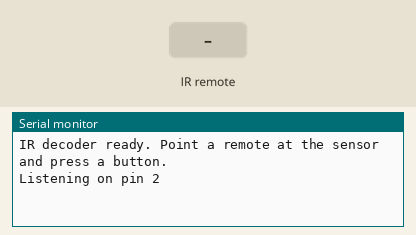
Recording of a sketch running on a simulated Arduino Uno, built with avr-gcc and run on an emulated ATmega328P. Shown: the last lines printed to the serial monitor. The test bench sets the inputs (shaded band).

Above: at 1.2 s.
1.3 s: infrared code 0x45 received
At 2.5 s:
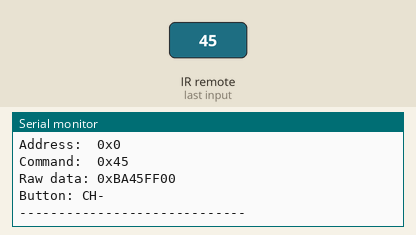
2.8 s: infrared code 0x46 received
At 3.6 s:
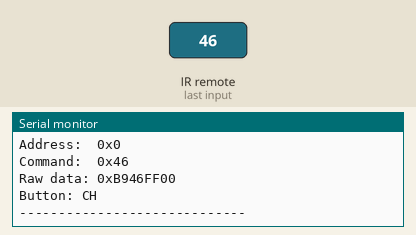
4.3 s: infrared code 0x40 received
At 4.8 s:
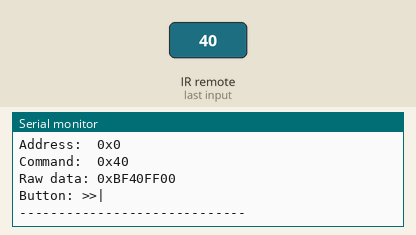
5.8 s: infrared code 0x43 received
At 7.0 s:
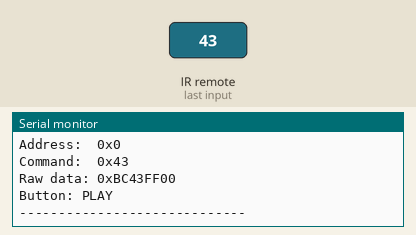
7.3 s: infrared code 0x15 received
At 8.3 s:
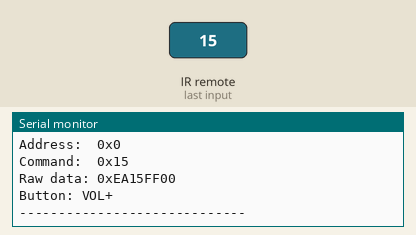
8.8 s: infrared code 0x07 received
At 9.4 s:
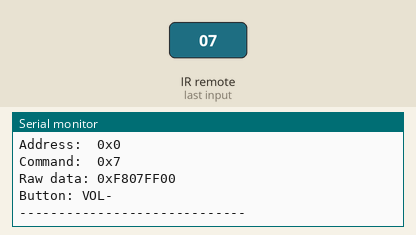
Timing chart, 0 to 11.3 s (numbered marks = the images above; inputs shaded):
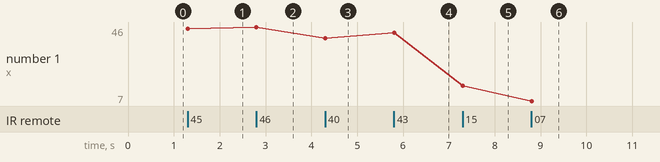

Measured:
- after the input at 1.3 s, the serial monitor: prints a new line at once (image 1)
- after the input at 2.8 s, the serial monitor: prints a new line at once (image 2)
- after the input at 4.3 s, the serial monitor: prints a new line at once (image 3)
- after the input at 5.8 s, the serial monitor: prints a new line at once (image 4)
- after the input at 7.3 s, the serial monitor: prints a new line at once (image 5)
- after the input at 8.8 s, the serial monitor: prints a new line at once (image 6)
- plotted number 1: 45 → 46 after the input at 2.8 s, 46 → 40 after the input at 4.3 s, 40 → 43 after the input at 5.8 s, 43 → 15 after the input at 7.3 s, 15 → 7 after the input at 8.8 s

The sketch:

IR_Decoder.ino
```cpp
/*
  IR Remote Decoder
  -----------------
  Reads signals from an IR remote using a 3-pin IR receiver (VS1838B,
  TSOP38238, etc.) and prints the decoded protocol, address, and command
  to the Serial Monitor.

  Library: IRremote by Armin Joachimsmeyer (v4.x)
           Install via Sketch > Include Library > Manage Libraries > "IRremote"

  Wiring (receiver facing you, dome side up, pins down):
    Left pin   -> Signal  -> Arduino pin 2
    Middle pin -> GND
    Right pin  -> 5V (or 3.3V)
  NOTE: pinouts vary between modules. Check your part's datasheet, or if you
  have a 3-pin breakout board, follow its S / - / + labels.

  Serial Monitor: 115200 baud
*/

#include <Arduino.h>
#include <IRremote.hpp>

const uint8_t IR_RECEIVE_PIN = 2;

void setup() {
  Serial.begin(115200);
  while (!Serial) { }  // Wait for serial on boards that need it

  // Start the receiver; blink the board LED on each received signal
  IrReceiver.begin(IR_RECEIVE_PIN, ENABLE_LED_FEEDBACK);

  Serial.println(F("IR decoder ready. Point a remote at the sensor and press a button."));
  Serial.print(F("Listening on pin "));
  Serial.println(IR_RECEIVE_PIN);
  Serial.println();
}

void loop() {
  if (IrReceiver.decode()) {

    // Unknown protocol: print raw timing data so you can analyze or replay it
    if (IrReceiver.decodedIRData.protocol == UNKNOWN) {
      Serial.println(F("Unknown protocol - raw timing data:"));
      IrReceiver.printIRResultRawFormatted(&Serial, true);
    } else {
      // Known protocol: print a readable summary
      Serial.print(F("Protocol: "));
      Serial.println(getProtocolString(IrReceiver.decodedIRData.protocol));

      Serial.print(F("Address:  0x"));
      Serial.println(IrReceiver.decodedIRData.address, HEX);

      Serial.print(F("Command:  0x"));
      Serial.println(IrReceiver.decodedIRData.command, HEX);

      Serial.print(F("Raw data: 0x"));
      Serial.println(IrReceiver.decodedIRData.decodedRawData, HEX);

      if (IrReceiver.decodedIRData.flags & IRDATA_FLAGS_IS_REPEAT) {
        Serial.println(F("(repeat - button held down)"));
      } else {
        // Optional: map command codes to button names once you know them
        handleCommand(IrReceiver.decodedIRData.command);
      }

      // Shows how to resend this signal with IrSender
      IrReceiver.printIRSendUsage(&Serial);
    }

    Serial.println(F("-----------------------------"));

    IrReceiver.resume();  // Ready for the next signal
  }
}

// Fill in the case values with the commands YOUR remote reports.
// These are placeholders (common on the cheap 21-key "Car MP3" remote).
void handleCommand(uint16_t command) {
  switch (command) {
    case 0x45: Serial.println(F("Button: CH-"));   break;
    case 0x46: Serial.println(F("Button: CH"));    break;
    case 0x47: Serial.println(F("Button: CH+"));   break;
    case 0x40: Serial.println(F("Button: >>|"));   break;
    case 0x43: Serial.println(F("Button: PLAY"));  break;
    case 0x15: Serial.println(F("Button: VOL+"));  break;
    case 0x07: Serial.println(F("Button: VOL-"));  break;
    default:   Serial.println(F("Button: (not mapped yet)")); break;
  }
}
```
